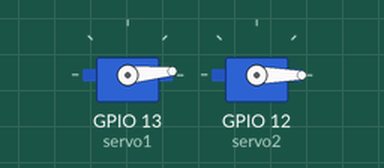
A sketch run on a simulated ESP32. Parts: 2 × servo.

Above: at 1.05 s.
At 3.0 s:
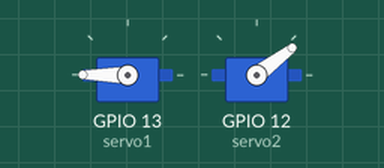
At 4.95 s:
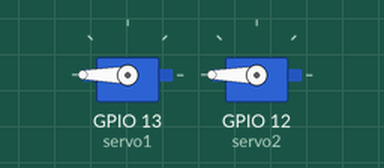
At 8.85 s:
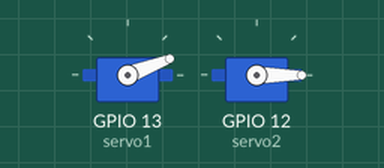
Timing chart, 0 to 13.4 s (numbered marks = the images above):
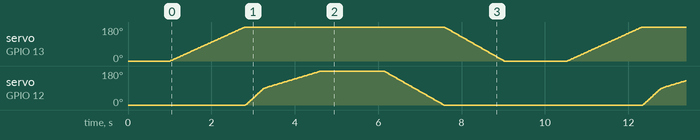

The sketch:

03___________.ino
```cpp
// ========================================
// 03. 역동적 변신 (속도 조절 = 부드럽게!)
// ========================================
// 서보를 1도씩 조금씩 움직여 "스르륵~" 부드러운 변신
// 속도를 다르게 주면 "빨랐다 느렸다" 역동적인 느낌!
//
// 배선: 02번과 동일 (서보1=P13, 서보2=P12)
// ========================================

#include <ESP32Servo.h>

Servo servo1;
Servo servo2;

// 서보를 천천히 움직이는 함수
// from각도 -> to각도 까지 1도씩 이동 (speed 작을수록 빠름)
void slowMove(Servo &s, int from, int to, int speed) {
  if (from < to) {
    for (int a = from; a <= to; a++) { s.write(a); delay(speed); }
  } else {
    for (int a = from; a >= to; a--) { s.write(a); delay(speed); }
  }
}

void setup() {
  servo1.attach(13);
  servo2.attach(12);
  servo1.write(0);
  servo2.write(0);
  delay(1000);
}

void loop() {
  // ===== 역동적 변신 (속도 섞기) =====
  slowMove(servo1, 0, 180, 10);    // 천천히 펴기
  slowMove(servo2, 0, 90, 5);      // 조금 빠르게
  slowMove(servo2, 90, 180, 15);   // 느리게 마무리
  delay(1500);                     // 로봇 완성!

  // ===== 다시 접기 =====
  slowMove(servo2, 180, 0, 8);
  slowMove(servo1, 180, 0, 8);
  delay(1500);
}
```
